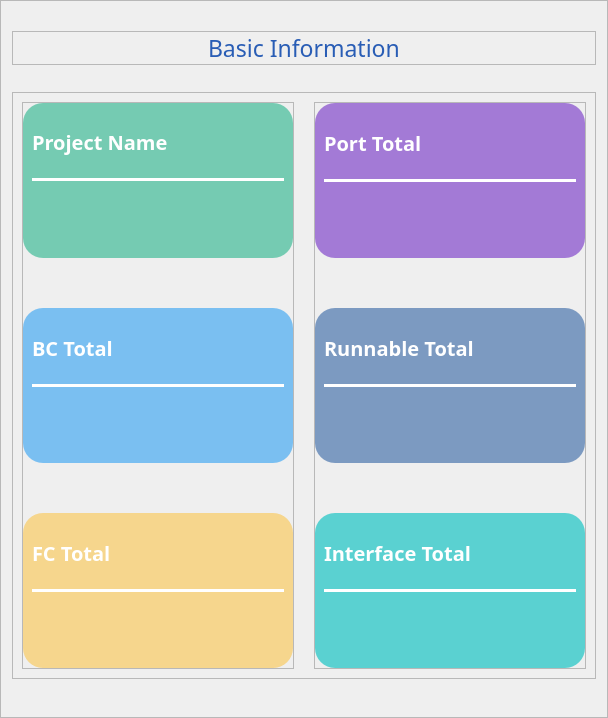
               <widget class="QFrame" name="frame_13">
                <property name="frameShape">
                 <enum>QFrame::StyledPanel</enum>
                </property>
                <property name="frameShadow">
                 <enum>QFrame::Raised</enum>
                </property>
                <layout class="QVBoxLayout" name="verticalLayout_14">
                 <property name="spacing">
                  <number>27</number>
                 </property>
                 <property name="topMargin">
                  <number>30</number>
                 </property>
                 <item>
                  <widget class="QFrame" name="frame_15">
                   <property name="frameShape">
                    <enum>QFrame::StyledPanel</enum>
                   </property>
                   <property name="frameShadow">
                    <enum>QFrame::Raised</enum>
                   </property>
                   <layout class="QHBoxLayout" name="horizontalLayout_13">
                    <property name="leftMargin">
                     <number>0</number>
                    </property>
                    <property name="topMargin">
                     <number>0</number>
                    </property>
                    <property name="rightMargin">
                     <number>0</number>
                    </property>
                    <property name="bottomMargin">
                     <number>0</number>
                    </property>
                    <item alignment="Qt::AlignHCenter">
                     <widget class="QLabel" name="label_7">
                      <property name="font">
                       <font>
                        <family>黑体</family>
                        <pointsize>17</pointsize>
                       </font>
                      </property>
                      <property name="styleSheet">
                       <string notr="true">color:#295db5;</string>
                      </property>
                      <property name="text">
                       <string>Basic Information</string>
                      </property>
                     </widget>
                    </item>
                   </layout>
                  </widget>
                 </item>
                 <item>
                  <widget class="QFrame" name="frame_7">
                   <property name="frameShape">
                    <enum>QFrame::StyledPanel</enum>
                   </property>
                   <property name="frameShadow">
                    <enum>QFrame::Raised</enum>
                   </property>
                   <layout class="QHBoxLayout" name="horizontalLayout_3">
                    <property name="spacing">
                     <number>20</number>
                    </property>
                    <item>
                     <widget class="QFrame" name="frame_8">
                      <property name="frameShape">
                       <enum>QFrame::StyledPanel</enum>
                      </property>
                      <property name="frameShadow">
                       <enum>QFrame::Raised</enum>
                      </property>
                      <layout class="QVBoxLayout" name="verticalLayout">
                       <property name="spacing">
                        <number>50</number>
                       </property>
                       <property name="leftMargin">
                        <number>0</number>
                       </property>
                       <property name="topMargin">
                        <number>0</number>
                       </property>
                       <property name="rightMargin">
                        <number>0</number>
                       </property>
                       <property name="bottomMargin">
                        <number>0</number>
                       </property>
                       <item>
                        <widget class="QFrame" name="frame_30">
                         <property name="sizePolicy">
                          <sizepolicy hsizetype="Preferred" vsizetype="Expanding">
                           <horstretch>0</horstretch>
                           <verstretch>3</verstretch>
                          </sizepolicy>
                         </property>
                         <property name="minimumSize">
                          <size>
                           <width>270</width>
                           <height>120</height>
                          </size>
                         </property>
                         <property name="styleSheet">
                          <string notr="true">QFrame{

	background-color: rgba(45, 181, 142,160);
border:none;
	border-radius:20px;
}
QPushButton{
	background-color: rgb(0, 0, 0);
	border:none;
	border-radius:7px;
	color:white;
}</string>
                         </property>
                         <property name="frameShape">
                          <enum>QFrame::StyledPanel</enum>
                         </property>
                         <property name="frameShadow">
                          <enum>QFrame::Raised</enum>
                         </property>
                         <layout class="QVBoxLayout" name="verticalLayout_12">
                          <property name="bottomMargin">
                           <number>11</number>
                          </property>
                          <item>
                           <widget class="QLabel" name="label_5">
                            <property name="font">
                             <font>
                              <family>微软雅黑</family>
                              <pointsize>15</pointsize>
                              <weight>75</weight>
                              <bold>true</bold>
                             </font>
                            </property>
                            <property name="styleSheet">
                             <string notr="true">background-color: rgba(0, 0, 0, 0);
color: rgb(255, 255, 255);
text-align:center;
border:none;</string>
                            </property>
                            <property name="text">
                             <string>Project Name</string>
                            </property>
                           </widget>
                          </item>
                          <item>
                           <widget class="Line" name="line">
                            <property name="font">
                             <font>
                              <pointsize>2</pointsize>
                             </font>
                            </property>
                            <property name="styleSheet">
                             <string notr="true">background-color: rgb(255, 255, 255);
</string>
                            </property>
                            <property name="lineWidth">
                             <number>1</number>
                            </property>
                            <property name="midLineWidth">
                             <number>0</number>
                            </property>
                            <property name="orientation">
                             <enum>Qt::Horizontal</enum>
                            </property>
                           </widget>
                          </item>
                          <item alignment="Qt::AlignHCenter">
                           <widget class="QLabel" name="softwareName">
                            <property name="font">
                             <font>
                              <family>微软雅黑</family>
                              <pointsize>15</pointsize>
                              <weight>75</weight>
                              <bold>true</bold>
                             </font>
                            </property>
                            <property name="styleSheet">
                             <string notr="true">background-color: rgba(0, 0, 0, 0);
color: rgb(255, 255, 255);
text-align:center;
border:none;</string>
                            </property>
                            <property name="text">
                             <string/>
                            </property>
                           </widget>
                          </item>
                         </layout>
                        </widget>
                       </item>
                       <item>
                        <widget class="QFrame" name="frame_29">
                         <property name="sizePolicy">
                          <sizepolicy hsizetype="Preferred" vsizetype="Expanding">
                           <horstretch>0</horstretch>
                           <verstretch>3</verstretch>
                          </sizepolicy>
                         </property>
                         <property name="minimumSize">
                          <size>
                           <width>270</width>
                           <height>120</height>
                          </size>
                         </property>
                         <property name="styleSheet">
                          <string notr="true">QFrame{

	background-color: rgba(53, 162, 242, 160);
	border-radius:20px;
}
QPushButton{
	background-color: rgb(0, 0, 0);
	border:none;
	border-radius:7px;
	color:white;
}</string>
                         </property>
                         <property name="frameShape">
                          <enum>QFrame::StyledPanel</enum>
                         </property>
                         <property name="frameShadow">
                          <enum>QFrame::Raised</enum>
                         </property>
                         <layout class="QVBoxLayout" name="verticalLayout_17">
                          <item>
                           <widget class="QLabel" name="label_12">
                            <property name="font">
                             <font>
                              <family>微软雅黑</family>
                              <pointsize>15</pointsize>
                              <weight>75</weight>
                              <bold>true</bold>
                             </font>
                            </property>
                            <property name="styleSheet">
                             <string notr="true">background-color: rgba(0, 0, 0, 0);
text-align:center;
color: rgb(255, 255, 255);
border:none;</string>
                            </property>
                            <property name="text">
                             <string>BC Total</string>
                            </property>
                           </widget>
                          </item>
                          <item>
                           <widget class="Line" name="line_2">
                            <property name="font">
                             <font>
                              <pointsize>2</pointsize>
                             </font>
                            </property>
                            <property name="styleSheet">
                             <string notr="true">background-color: rgb(255, 255, 255);
</string>
                            </property>
                            <property name="lineWidth">
                             <number>1</number>
                            </property>
                            <property name="midLineWidth">
                             <number>0</number>
                            </property>
                            <property name="orientation">
                             <enum>Qt::Horizontal</enum>
                            </property>
                           </widget>
                          </item>
                          <item alignment="Qt::AlignHCenter">
                           <widget class="QLabel" name="Number_BC_Total">
                            <property name="font">
                             <font>
                              <family>微软雅黑</family>
                              <pointsize>15</pointsize>
                              <weight>75</weight>
                              <bold>true</bold>
                             </font>
                            </property>
                            <property name="styleSheet">
                             <string notr="true">background-color: rgba(0, 0, 0, 0);
color: rgb(255, 255, 255);
text-align:center;
border:none;</string>
                            </property>
                            <property name="text">
                             <string/>
                            </property>
                           </widget>
                          </item>
                         </layout>
                        </widget>
                       </item>
                       <item>
                        <widget class="QFrame" name="frame_25">
                         <property name="sizePolicy">
                          <sizepolicy hsizetype="Preferred" vsizetype="Expanding">
                           <horstretch>0</horstretch>
                           <verstretch>3</verstretch>
                          </sizepolicy>
                         </property>
                         <property name="minimumSize">
                          <size>
                           <width>270</width>
                           <height>120</height>
                          </size>
                         </property>
                         <property name="styleSheet">
                          <string notr="true">QFrame{

	background-color: rgba(247, 206, 113, 200);
	border-radius:20px;
}
QPushButton{
	background-color: rgb(0, 0, 0);
	border:none;
	border-radius:7px;
	color:white;
}</string>
                         </property>
                         <property name="frameShape">
                          <enum>QFrame::StyledPanel</enum>
                         </property>
                         <property name="frameShadow">
                          <enum>QFrame::Raised</enum>
                         </property>
                         <layout class="QVBoxLayout" name="verticalLayout_18">
                          <item>
                           <widget class="QLabel" name="label_8">
                            <property name="font">
                             <font>
                              <family>微软雅黑</family>
                              <pointsize>15</pointsize>
                              <weight>75</weight>
                              <bold>true</bold>
                             </font>
                            </property>
                            <property name="styleSheet">
                             <string notr="true">background-color: rgba(0, 0, 0, 0);
text-align:center;
color: rgb(255, 255, 255);
border:none;</string>
                            </property>
                            <property name="text">
                             <string>FC Total</string>
                            </property>
                           </widget>
                          </item>
                          <item>
                           <widget class="Line" name="line_3">
                            <property name="font">
                             <font>
                              <pointsize>2</pointsize>
                             </font>
                            </property>
                            <property name="styleSheet">
                             <string notr="true">background-color: rgb(255, 255, 255);
</string>
                            </property>
                            <property name="lineWidth">
                             <number>1</number>
                            </property>
                            <property name="midLineWidth">
                             <number>0</number>
                            </property>
                            <property name="orientation">
                             <enum>Qt::Horizontal</enum>
                            </property>
                           </widget>
                          </item>
                          <item alignment="Qt::AlignHCenter">
                           <widget class="QLabel" name="Number_FC_Total">
                            <property name="font">
                             <font>
                              <family>微软雅黑</family>
                              <pointsize>15</pointsize>
                              <weight>75</weight>
                              <bold>true</bold>
                             </font>
                            </property>
                            <property name="styleSheet">
                             <string notr="true">background-color: rgba(0, 0, 0, 0);
color: rgb(255, 255, 255);
text-align:center;
border:none;</string>
                            </property>
                            <property name="text">
                             <string/>
                            </property>
                           </widget>
                          </item>
                         </layout>
                        </widget>
                       </item>
                      </layout>
                     </widget>
                    </item>
                    <item>
                     <widget class="QFrame" name="frame_12">
                      <property name="frameShape">
                       <enum>QFrame::StyledPanel</enum>
                      </property>
                      <property name="frameShadow">
                       <enum>QFrame::Raised</enum>
                      </property>
                      <layout class="QVBoxLayout" name="verticalLayout_13">
                       <property name="spacing">
                        <number>50</number>
                       </property>
                       <property name="leftMargin">
                        <number>0</number>
                       </property>
                       <property name="topMargin">
                        <number>0</number>
                       </property>
                       <property name="rightMargin">
                        <number>0</number>
                       </property>
                       <property name="bottomMargin">
                        <number>0</number>
                       </property>
                       <item>
                        <widget class="QFrame" name="frame_26">
                         <property name="sizePolicy">
                          <sizepolicy hsizetype="Preferred" vsizetype="Expanding">
                           <horstretch>0</horstretch>
                           <verstretch>3</verstretch>
                          </sizepolicy>
                         </property>
                         <property name="minimumSize">
                          <size>
                           <width>270</width>
                           <height>155</height>
                          </size>
                         </property>
                         <property name="font">
                          <font>
                           <weight>50</weight>
                           <bold>false</bold>
                          </font>
                         </property>
                         <property name="styleSheet">
                          <string notr="true">QFrame{

	background-color: rgba(118, 53, 200, 160);

	border-radius:20px;
}
QPushButton{
	background-color: rgb(0, 0, 0);
	border:none;
	border-radius:7px;
	color:white;
}</string>
                         </property>
                         <property name="frameShape">
                          <enum>QFrame::StyledPanel</enum>
                         </property>
                         <property name="frameShadow">
                          <enum>QFrame::Raised</enum>
                         </property>
                         <layout class="QVBoxLayout" name="verticalLayout_19">
                          <item>
                           <widget class="QLabel" name="label_9">
                            <property name="font">
                             <font>
                              <family>微软雅黑</family>
                              <pointsize>15</pointsize>
                              <weight>75</weight>
                              <italic>false</italic>
                              <bold>true</bold>
                             </font>
                            </property>
                            <property name="styleSheet">
                             <string notr="true">background-color: rgba(0, 0, 0, 0);
color: rgb(255, 255, 255);
text-align:center;
border:none;</string>
                            </property>
                            <property name="text">
                             <string>Port Total</string>
                            </property>
                           </widget>
                          </item>
                          <item>
                           <widget class="Line" name="line_6">
                            <property name="font">
                             <font>
                              <pointsize>2</pointsize>
                             </font>
                            </property>
                            <property name="styleSheet">
                             <string notr="true">background-color: rgb(255, 255, 255);
</string>
                            </property>
                            <property name="lineWidth">
                             <number>1</number>
                            </property>
                            <property name="midLineWidth">
                             <number>0</number>
                            </property>
                            <property name="orientation">
                             <enum>Qt::Horizontal</enum>
                            </property>
                           </widget>
                          </item>
                          <item alignment="Qt::AlignHCenter">
                           <widget class="QLabel" name="Number_Port_Total">
                            <property name="font">
                             <font>
                              <family>微软雅黑</family>
                              <pointsize>15</pointsize>
                              <weight>75</weight>
                              <bold>true</bold>
                             </font>
                            </property>
                            <property name="styleSheet">
                             <string notr="true">background-color: rgba(0, 0, 0, 0);
color: rgb(255, 255, 255);
text-align:center;
border:none;</string>
                            </property>
                            <property name="text">
                             <string/>
                            </property>
                           </widget>
                          </item>
                         </layout>
                        </widget>
                       </item>
                       <item>
                        <widget class="QFrame" name="frame_28">
                         <property name="sizePolicy">
                          <sizepolicy hsizetype="Preferred" vsizetype="Expanding">
                           <horstretch>0</horstretch>
                           <verstretch>3</verstretch>
                          </sizepolicy>
                         </property>
                         <property name="minimumSize">
                          <size>
                           <width>270</width>
                           <height>155</height>
                          </size>
                         </property>
                         <property name="styleSheet">
                          <string notr="true">QFrame{

	background-color: rgba(56, 103, 166, 160);
	border-radius:20px;
}
QPushButton{
	background-color: rgb(0, 0, 0);
	border:none;
	border-radius:7px;
	color:white;
}</string>
                         </property>
                         <property name="frameShape">
                          <enum>QFrame::StyledPanel</enum>
                         </property>
                         <property name="frameShadow">
                          <enum>QFrame::Raised</enum>
                         </property>
                         <layout class="QVBoxLayout" name="verticalLayout_20">
                          <item>
                           <widget class="QLabel" name="label_11">
                            <property name="font">
                             <font>
                              <family>微软雅黑</family>
                              <pointsize>15</pointsize>
                              <weight>75</weight>
                              <italic>false</italic>
                              <bold>true</bold>
                             </font>
                            </property>
                            <property name="styleSheet">
                             <string notr="true">background-color: rgba(0, 0, 0, 0);
color: rgb(255, 255, 255);
text-align:center;
border:none;</string>
                            </property>
                            <property name="text">
                             <string>Runnable Total</string>
                            </property>
                           </widget>
                          </item>
                          <item>
                           <widget class="Line" name="line_5">
                            <property name="font">
                             <font>
                              <pointsize>2</pointsize>
                             </font>
                            </property>
                            <property name="styleSheet">
                             <string notr="true">background-color: rgb(255, 255, 255);
</string>
                            </property>
                            <property name="lineWidth">
                             <number>1</number>
                            </property>
                            <property name="midLineWidth">
                             <number>0</number>
                            </property>
                            <property name="orientation">
                             <enum>Qt::Horizontal</enum>
                            </property>
                           </widget>
                          </item>
                          <item alignment="Qt::AlignHCenter">
                           <widget class="QLabel" name="Number_Runnable_Total">
                            <property name="font">
                             <font>
                              <family>微软雅黑</family>
                              <pointsize>15</pointsize>
                              <weight>75</weight>
                              <bold>true</bold>
                             </font>
                            </property>
                            <property name="styleSheet">
                             <string notr="true">background-color: rgba(0, 0, 0, 0);
color: rgb(255, 255, 255);
text-align:center;
border:none;</string>
                            </property>
                            <property name="text">
                             <string/>
                            </property>
                           </widget>
                          </item>
                         </layout>
                        </widget>
                       </item>
                       <item>
                        <widget class="QFrame" name="frame_27">
                         <property name="sizePolicy">
                          <sizepolicy hsizetype="Preferred" vsizetype="Expanding">
                           <horstretch>0</horstretch>
                           <verstretch>3</verstretch>
                          </sizepolicy>
                         </property>
                         <property name="minimumSize">
                          <size>
                           <width>270</width>
                           <height>155</height>
                          </size>
                         </property>
                         <property name="font">
                          <font>
                           <family>黑体</family>
                           <pointsize>15</pointsize>
                          </font>
                         </property>
                         <property name="styleSheet">
                          <string notr="true">QFrame{

	background-color: rgba(1, 191, 191, 160);
	border-radius:20px;
}
QPushButton{
	background-color: rgb(0, 0, 0);
	border:none;
	border-radius:7px;
	color:white;
}</string>
                         </property>
                         <property name="frameShape">
                          <enum>QFrame::StyledPanel</enum>
                         </property>
                         <property name="frameShadow">
                          <enum>QFrame::Raised</enum>
                         </property>
                         <layout class="QVBoxLayout" name="verticalLayout_21">
                          <item>
                           <widget class="QLabel" name="label_10">
                            <property name="font">
                             <font>
                              <family>微软雅黑</family>
                              <pointsize>15</pointsize>
                              <weight>75</weight>
                              <italic>false</italic>
                              <bold>true</bold>
                             </font>
                            </property>
                            <property name="styleSheet">
                             <string notr="true">background-color: rgba(0, 0, 0, 0);
color: rgb(255, 255, 255);
text-align:center;
border:none;</string>
                            </property>
                            <property name="text">
                             <string>Interface Total</string>
                            </property>
                           </widget>
                          </item>
                          <item>
                           <widget class="Line" name="line_4">
                            <property name="font">
                             <font>
                              <pointsize>2</pointsize>
                             </font>
                            </property>
                            <property name="styleSheet">
                             <string notr="true">background-color: rgb(255, 255, 255);
</string>
                            </property>
                            <property name="lineWidth">
                             <number>1</number>
                            </property>
                            <property name="midLineWidth">
                             <number>0</number>
                            </property>
                            <property name="orientation">
                             <enum>Qt::Horizontal</enum>
                            </property>
                           </widget>
                          </item>
                          <item alignment="Qt::AlignHCenter">
                           <widget class="QLabel" name="Number_Interface_Total">
                            <property name="font">
                             <font>
                              <family>微软雅黑</family>
                              <pointsize>15</pointsize>
                              <weight>75</weight>
                              <bold>true</bold>
                             </font>
                            </property>
                            <property name="styleSheet">
                             <string notr="true">background-color: rgba(0, 0, 0, 0);
color: rgb(255, 255, 255);
text-align:center;
border:none;</string>
                            </property>
                            <property name="text">
                             <string/>
                            </property>
                           </widget>
                          </item>
                         </layout>
                        </widget>
                       </item>
                      </layout>
                     </widget>
                    </item>
                   </layout>
                  </widget>
                 </item>
                 <item>
                  <widget class="QFrame" name="frame_18">
                   <property name="sizePolicy">
                    <sizepolicy hsizetype="Preferred" vsizetype="Expanding">
                     <horstretch>0</horstretch>
                     <verstretch>0</verstretch>
                    </sizepolicy>
                   </property>
                   <property name="frameShape">
                    <enum>QFrame::StyledPanel</enum>
                   </property>
                   <property name="frameShadow">
                    <enum>QFrame::Raised</enum>
                   </property>
                  </widget>
                 </item>
                </layout>
               </widget>
